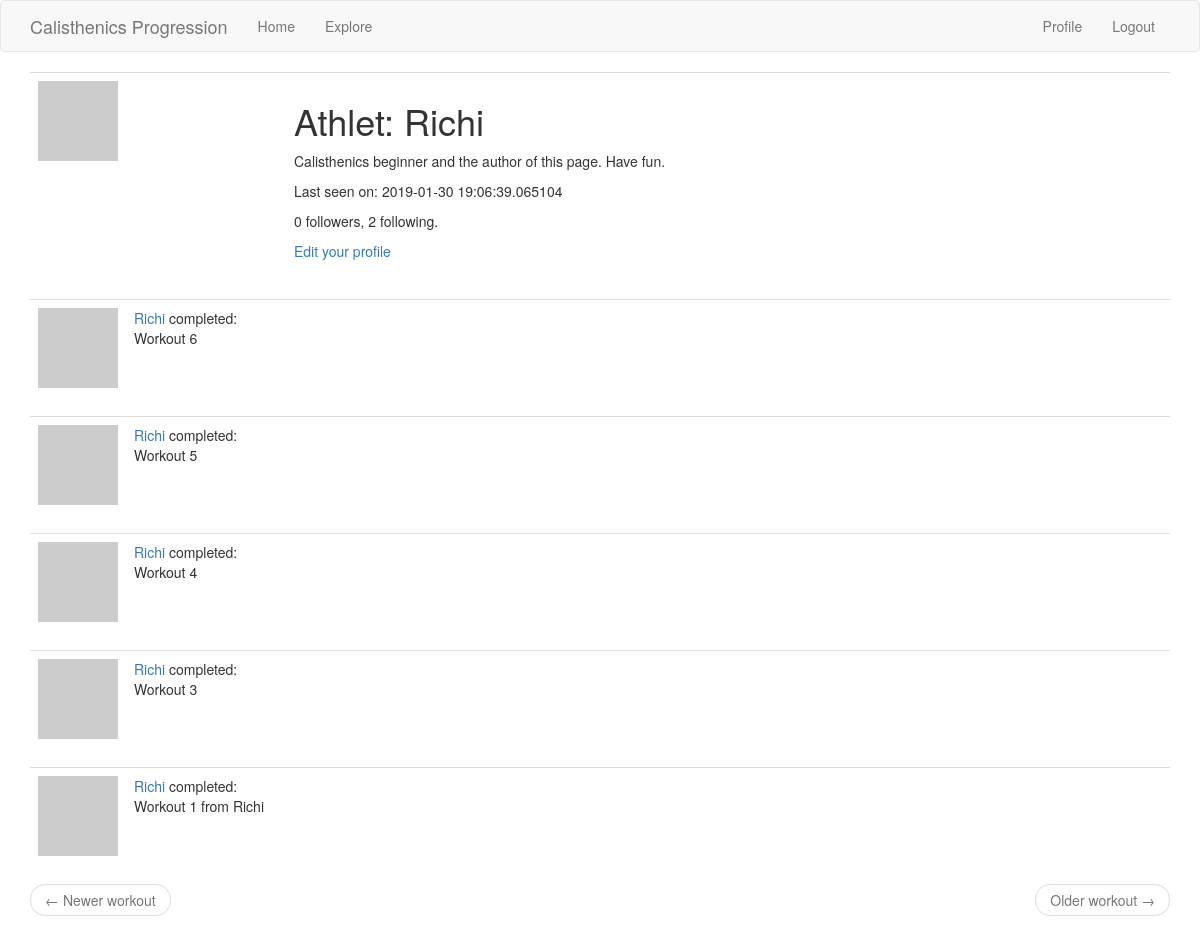
The page /user/Richi (signed in) on the database its author committed.
### app/models.py (models this page shows, shortened)
class User(UserMixin, db.Model):
    id = db.Column(db.Integer, primary_key=True)
    username = db.Column(db.String(64), index=True, unique=True)
    email = db.Column(db.String(120), index=True, unique=True)
    password_hash = db.Column(db.String(128))
    about_me = db.Column(db.String(280))
    last_seen = db.Column(db.DateTime, default=datetime.utcnow)
    followed = db.relationship(
        'User', secondary=followers,
        primaryjoin=(followers.c.follower_id == id),
        secondaryjoin=(followers.c.followed_id == id),
        backref=db.backref('followers', lazy='dynamic'), lazy='dynamic')
    workouts = db.relationship('Workout', backref='athlet', lazy='dynamic')
    def avatar(self, size):
        digest = md5(self.email.lower().encode('utf-8')).hexdigest()
        return 'https://www.gravatar.com/avatar/{}?d=identicon&s={}'.format(digest, size)

class Workout(db.Model):
    id = db.Column(db.Integer, primary_key=True)
    title = db.Column(db.String(80), index=True)
    timestamp = db.Column(db.DateTime, index=True, default=datetime.utcnow)
    user_id = db.Column(db.Integer, db.ForeignKey('user.id'))

### app/routes.py (the view)
@app.route('/user/<username>')
@login_required
def user(username):
    user = User.query.filter_by(username=username) .first_or_404()
    page = request.args.get('page', 1, type=int)
    workouts = user.workouts.order_by(Workout.timestamp.desc()).paginate(page, app.config['WORKOUTS_PER_PAGE'], False)
    next_url = url_for('user', username=user.username, page=workouts.next_num) \
        if workouts.has_next else None
    prev_url = url_for('user', username=user.username, page=workouts.prev_num) \
        if workouts.has_prev else None
    return render_template('user.html', user=user, workouts=workouts.items, next_url=next_url, prev_url=prev_url)

### app/models.py (called while the page is built)
@login.user_loader
def load_user(id):
    return User.query.get(int(id))

### app/routes.py (called while the page is built)
@app.before_request
def before_request():
    if current_user.is_authenticated:
        current_user.last_seen = datetime.utcnow()
        db.session.commit()

### app/templates/user.html
{% extends "base.html" %}
{% block app_content %}
    <table class="table table-hover">
        <tr>
            <td width="256px"><img src="{{ user.avatar(256) }}"></td>
            <td>
                <h1>Athlet: {{ user.username }}</h1>
                {% if user.about_me %}<p>{{ user.about_me }}</p>{% endif %}
                {% if user.last_seen %}<p>Last seen on: {{ user.last_seen }}</p>{% endif %}
                <p>{{ user.followers.count() }} followers, {{ user.followed.count() }} following.</p>
                {% if user == current_user %}
                <p><a href="{{ url_for('edit_profile') }}">Edit your profile</a></p>
                {% elif not current_user.is_following(user) %}
                <p><a href="{{ url_for('follow', username=user.username) }}">Follow</a></p>
                {% else %}
                <p><a href="{{ url_for('unfollow', username=user.username) }}">Unfollow</a></p>
                {% endif %}
            </td>
        </tr>
    </table>
    {% for workout in workouts %}
        {% include '_workout.html' %}
    {% endfor %}
    <nav aria-label="...">
        <ul class="pager">
            <li class="previous{% if not prev_url %} disabled{% endif %}">
                <a href="{{ prev_url or '#' }}">
                    <span aria-hidden="true">&larr;</span> Newer workout
                </a>
            </li>
            <li class="next{% if not next_url %} disabled{% endif %}">
                <a href="{{ next_url or '#' }}">
                    Older workout <span aria-hidden="true">&rarr;</span>
                </a>
            </li>
        </ul>
    </nav>
{% endblock %}

### app/templates/_workout.html
<table class="table table-hover">
    <tr>
        <td width="70px">
            <a href="{{ url_for('user', username=workout.athlet.username) }}">
                <img src="{{ workout.athlet.avatar(70) }}" />
            </a>
        </td>
        <td>
            <a href="{{ url_for('user', username=workout.athlet.username) }}">
                {{ workout.athlet.username }}
            </a>
            completed:
            <br>
            {{ workout.title }}
        </td>
    </tr>
</table>

### rows shown on the page
User: username "Richi", about_me "Calisthenics beginner and the author of this page. Have fun.", last_seen "2019-01-30 19:06:39.065104"
Workout: athlet.username "Richi", title "Workout 6"
Workout: athlet.username "Richi", title "Workout 5"
Workout: athlet.username "Richi", title "Workout 4"
Workout: athlet.username "Richi", title "Workout 3"
Workout: athlet.username "Richi", title "Workout 1 from Richi"

### other values the page prints
{{ user.followers.count() }} "0"
{{ user.followed.count() }} "2"
